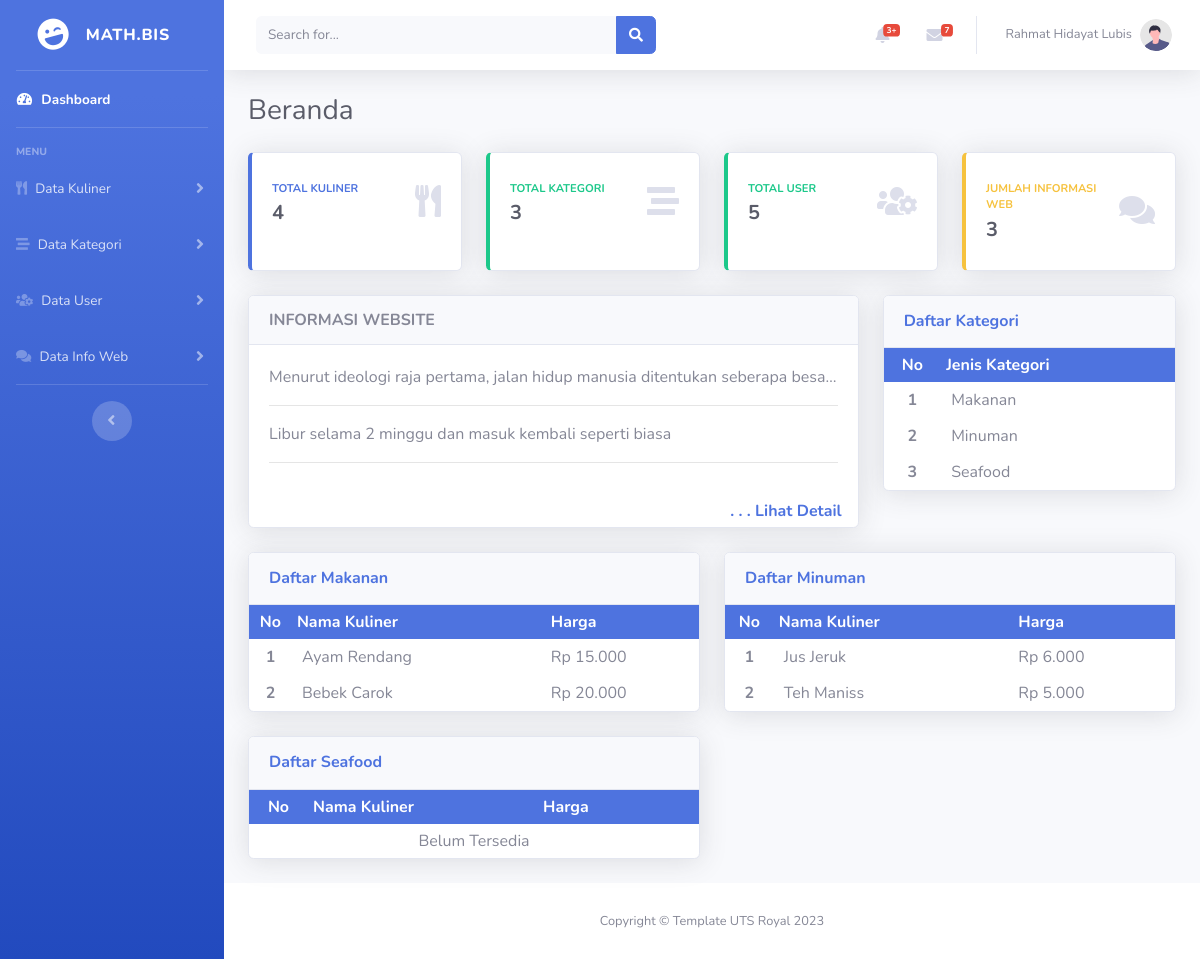
The page / on the database its author committed.
### tables this page shows
CREATE TABLE `tabel_user` (
  `id` int(11) NOT NULL,
  `nama_user` varchar(25) NOT NULL,
  `username` varchar(25) NOT NULL,
  `password` varchar(255) NOT NULL
);

CREATE TABLE `tabel_info_web` (
  `id` int(11) NOT NULL,
  `judul` varchar(50) NOT NULL,
  `deskripsi_web` text NOT NULL,
  `waktu` datetime NOT NULL
);

CREATE TABLE `tabel_kategori` (
  `id` int(11) NOT NULL,
  `kategori` varchar(50) NOT NULL
);

CREATE TABLE `tabel_kuliner` (
  `id` int(11) NOT NULL,
  `id_kategori` int(11) NOT NULL,
  `nama` varchar(50) NOT NULL,
  `harga` int(15) NOT NULL
);

### koneksi.php (called while the page is built, shortened)
<?php
$databaseName = "db_project_akhir";
$conn = mysqli_connect("localhost", "root", "", $databaseName);
function query($query){
    global $conn;
    $result = mysqli_query($conn, $query);
    $rows = [];
    while ( $row = mysqli_fetch_assoc($result)) {
        $rows[] = $row;
    }
    return $rows;
}
function FormatRupiah($data){
    return number_format($data, 0, ',', '.');
}
?>

### Component/UserAktif.php (called while the page is built, shortened)
<?php
if ( !isset($_SESSION['aktif_user']) ){
  $user = query("SELECT * FROM tabel_user WHERE nama_user LIKE '%rahmat%'")[0];
} else {
  $uid = $_SESSION['aktif_user'];
  $user = query("SELECT * FROM tabel_user WHERE id = '$uid'")[0];
}
?>

### index.php (the view, shortened to what this page needs)
<?php
require 'koneksi.php';
$kategories = query("SELECT id AS id_kategori, kategori FROM tabel_kategori ORDER BY kategori ASC");
$users = query("SELECT * FROM tabel_user");
$infoweb = query("SELECT * FROM tabel_info_web");
$getKuliner = query("SELECT id FROM tabel_kuliner");
$jlh_kuliner = count($getKuliner);
$jlh_kategori = count($kategories);
$jlh_user = count($users);
$jlh_info = count($infoweb);
?>
<!DOCTYPE html>
<html lang="en">
<head>
  <link href="vendor/fontawesome-free/css/all.min.css" rel="stylesheet" type="text/css">
  <link href="css/sb-admin-2.min.css" rel="stylesheet">
</head>
<body id="page-top">
  <div id="wrapper">
    <ul class="navbar-nav bg-gradient-primary sidebar sidebar-dark accordion" id="accordionSidebar">
      <a class="sidebar-brand d-flex align-items-center justify-content-center" href="#">
        <div class="sidebar-brand-icon rotate-n-15">
          <i class="fas fa-laugh-wink"></i>
        </div>
        <?php include './Component/UserAktif.php'; ?>
        <div class="sidebar-brand-text mx-3 text-truncate"><?= $user["username"] ?></div>
      </a>
      <hr class=" sidebar-divider my-0">
      <li class="nav-item active">
        <a class="nav-link" href="index.php">
          <i class="fas fa-fw fa-tachometer-alt"></i>
          <span>Dashboard</span></a>
      </li>
      <hr class="sidebar-divider">
      <div class="sidebar-heading">
        Menu
      </div>
      <li class="nav-item">
        <a class="nav-link collapsed" href="#" data-toggle="collapse" data-target="#collapseTwo" aria-expanded="true"
          aria-controls="collapseTwo">
          <i class="fas fa-utensils"></i>
          <span>Data Kuliner</span>
        </a>
      </li>
      <li class="nav-item">
        <a class="nav-link collapsed" href="#" data-toggle="collapse" data-target="#collapseUtilities"
          aria-expanded="true" aria-controls="collapseUtilities">
          <i class="fas fa-stream"></i>
          <span>Data Kategori</span>
        </a>
      </li>
      <li class="nav-item">
        <a class="nav-link collapsed" href="#" data-toggle="collapse" data-target="#collapseUser" aria-expanded="true"
          aria-controls="collapseUser">
          <i class="fas fa-users-cog"></i>
          <span>Data User</span>
        </a>
      </li>
      <li class="nav-item">
        <a class="nav-link collapsed" href="#" data-toggle="collapse" data-target="#collapseInfoWeb"
          aria-expanded="true" aria-controls="collapseInfoWeb">
          <i class="fas fa-comments"></i>
          <span>Data Info Web</span>
        </a>
      </li>
      <hr class="sidebar-divider">
      <div class="text-center d-none d-md-inline">
        <button class="rounded-circle border-0" id="sidebarToggle"></button>
      </div>
    </ul>
    <div id="content-wrapper" class="d-flex flex-column">
      <div id="content">
        <?php include './Component/Topbar.php'; ?>
        <div class="container-fluid">
          <div class="d-sm-flex align-items-center justify-content-between mb-4">
            <h1 class="h3 mb-0 text-gray-800">Beranda</h1>
          </div>
          <div class="row">
            <div class="col-xl-3 col-md-6 mb-4">
              <div class="card border-left-primary shadow h-100 py-2">
                <div class="card-body">
                  <div class="row no-gutters align-items-center">
                    <div class="col mr-2">
                      <div class="text-xs font-weight-bold text-primary text-uppercase mb-1">
                        Total Kuliner</div>
                      <div class="h5 mb-0 font-weight-bold text-gray-800"><?= $jlh_kuliner ?></div>
                    </div>
                    <div class="col-auto">
                      <i class="fas fa-utensils fa-2x text-gray-300"></i>
                    </div>
                  </div>
                </div>
              </div>
            </div>
            <div class="col-xl-3 col-md-6 mb-4">
              <div class="card border-left-success shadow h-100 py-2">
                <div class="card-body">
                  <div class="row no-gutters align-items-center">
                    <div class="col mr-2">
                      <div class="text-xs font-weight-bold text-success text-uppercase mb-1">
                        Total Kategori</div>
                      <div class="h5 mb-0 font-weight-bold text-gray-800"><?= $jlh_kategori ?></div>
                    </div>
                    <div class="col-auto">
                      <i class="fas fa-stream fa-2x text-gray-300"></i>
                    </div>
                  </div>
                </div>
              </div>
            </div>
            <div class="col-xl-3 col-md-6 mb-4">
              <div class="card border-left-success shadow h-100 py-2">
                <div class="card-body">
                  <div class="row no-gutters align-items-center">
                    <div class="col mr-2">
                      <div class="text-xs font-weight-bold text-success text-uppercase mb-1">
                        Total User</div>
                      <div class="h5 mb-0 font-weight-bold text-gray-800"><?= $jlh_user ?></div>
                    </div>
                    <div class="col-auto">
                      <i class="fas fa-users-cog fa-2x text-gray-300"></i>
                    </div>
                  </div>
                </div>
              </div>
            </div>
            <div class="col-xl-3 col-md-6 mb-4">
              <div class="card border-left-warning shadow h-100 py-2">
                <div class="card-body">
                  <div class="row no-gutters align-items-center">
                    <div class="col mr-2">
                      <div class="text-xs font-weight-bold text-warning text-uppercase mb-1">
                        Jumlah Informasi Web</div>
                      <div class="h5 mb-0 font-weight-bold text-gray-800"><?= $jlh_info ?></div>
                    </div>
                    <div class="col-auto">
                      <i class="fas fa-comments fa-2x text-gray-300"></i>
                    </div>
                  </div>
                </div>
              </div>
            </div>
          </div>
          <div class="row">
            <div class="col-lg-8">
              <?php $ingfo = query("SELECT deskripsi_web, waktu FROM tabel_info_web ORDER BY waktu DESC LIMIT 2"); ?>
              <div class="card mb-4 shadow">
                <div class="card-header font-weight-bold">
                  INFORMASI WEBSITE
                </div>
                <div class="card-body">
                  <?php foreach($ingfo AS $infoWeb) : ?>
                  <p class="text-truncate"><?= $infoWeb["deskripsi_web"] ?></p>
                  <hr class="sidebar-divider">
                  <?php endforeach; ?>
                </div>
                <a href="list_info.php" class="ml-auto mr-3 mb-1 font-weight-bold"> . . . Lihat Detail</a>
              </div>
            </div>
            <div class="col-lg-4">
              <div class="card shadow mb-4">
                <div class="card-header py-3">
                  <h6 class="m-0 font-weight-bold text-primary">Daftar Kategori</h6>
                </div>
                <div class="card-body p-0">
                  <table cellpadding="5" width="100%">
                    <tr class="bg-primary text-white">
                      <th class="text-center">No</th>
                      <th>Jenis Kategori</th>
                    </tr>
                    <?php
                     $no = 1;
                     if($jlh_kategori == 0) : ?>
                    <tr>
                      <td colspan="5" class="text-center">Data Not Available</td>
                    </tr>
                    <?php else: ?>
                    <?php foreach( $kategories as $kategori): ?>
                    <tr>
                      <td class="text-center font-weight-bold"><?= $no ?></td>
                      <td style="padding: 6px 50px 6px 10px;"><?= $kategori["kategori"] ?></td>
                    </tr>
                    <?php $no++; ?>
                    <?php endforeach; ?>
                    <?php endif; ?>
                  </table>
                </div>
              </div>
            </div>
          </div>
          <div class="row">
            <?php foreach($kategories AS $kate) : ?>
            <?php
            $identifier = $kate['id_kategori'];
            $kuliners = query("SELECT kuliner.id AS id_kuliner, kuliner.id_kategori, kuliner.nama AS nama_kuliner, kuliner.harga AS harga_kuliner, kategori.kategori AS kategori FROM tabel_kuliner AS kuliner INNER JOIN tabel_kategori AS kategori ON kuliner.id_kategori = kategori.id WHERE kuliner.id_kategori = $identifier ORDER BY kuliner.nama ASC");
            ?>
            <div class="col-lg-6">
              <div class="card shadow mb-4">
                <div class="card-header py-3">
                  <h6 class="m-0 font-weight-bold text-primary">Daftar <?= $kate['kategori'] ?></h6>
                </div>
                <div class="card-body p-0">
                  <table cellpadding="5" width="100%">
                    <tr class="bg-primary text-white">
                      <th style="text-align: center;">No</th>
                      <th>Nama Kuliner</th>
                      <th style="padding: 0 25px 0 25px;">Harga</th>
                    </tr>
                    <?php
                    $no = 1;
                    if(count($kuliners) == 0) : ?>
                    <tr>
                      <td colspan="3" class="text-center">Belum Tersedia</td>
                    </tr>
                    <?php else: ?>
                    <?php foreach( $kuliners as $kuliner): ?>
                    <tr>
                      <td class="text-center font-weight-bold"><?= $no ?></td>
                      <td style="padding: 6px 50px 6px 10px;"><?= $kuliner["nama_kuliner"] ?></td>
                      <td style="padding: 0 25px 0 25px;">Rp
                        <?= FormatRupiah($kuliner["harga_kuliner"]) ?></td>
                    </tr>
                    <?php $no++; ?>
                    <?php endforeach; ?>
                    <?php endif; ?>
                  </table>
                </div>
              </div>
            </div>
            <?php endforeach; ?>
          </div>
        </div>
      </div>
      <?php include './Component/Footer.php'; ?>
    </div>
  </div>
</body>
</html>

### Component/Topbar.php (shortened to what this page needs)
<nav class="navbar navbar-expand navbar-light bg-white topbar mb-4 static-top shadow">
  <form class="d-none d-sm-inline-block form-inline mr-auto ml-md-3 my-2 my-md-0 mw-100 navbar-search">
    <div class="input-group">
      <input type="text" class="form-control bg-light border-0 small" placeholder="Search for..." aria-label="Search"
        aria-describedby="basic-addon2">
      <div class="input-group-append">
        <button class="btn btn-primary" type="button">
          <i class="fas fa-search fa-sm"></i>
        </button>
      </div>
    </div>
  </form>
  <ul class="navbar-nav ml-auto">
    <li class="nav-item dropdown no-arrow mx-1">
      <a class="nav-link dropdown-toggle" href="#" id="alertsDropdown" role="button" data-toggle="dropdown"
        aria-haspopup="true" aria-expanded="false">
        <i class="fas fa-bell fa-fw"></i>
        <span class="badge badge-danger badge-counter">3+</span>
      </a>
    </li>
    <li class="nav-item dropdown no-arrow mx-1">
      <a class="nav-link dropdown-toggle" href="#" id="messagesDropdown" role="button" data-toggle="dropdown"
        aria-haspopup="true" aria-expanded="false">
        <i class="fas fa-envelope fa-fw"></i>
        <span class="badge badge-danger badge-counter">7</span>
      </a>
    </li>
    <li class="nav-item dropdown no-arrow">
      <a class="nav-link dropdown-toggle" href="#" id="userDropdown" role="button" data-toggle="dropdown"
        aria-haspopup="true" aria-expanded="false">
        <span class="mr-2 d-none d-lg-inline text-gray-600 small"><?= $user["nama_user"] ?></span>
        <img class="img-profile rounded-circle" src="img/undraw_profile.svg">
      </a>
    </li>
  </ul>
</nav>

### rows shown on the page
tabel_user: username "MATH.BIS", nama_user "Rahmat Hidayat Lubis"
tabel_info_web: deskripsi_web "Menurut ideologi raja pertama, jalan hidup manusia ditentukan seberapa besa…"
tabel_info_web: deskripsi_web "Libur selama 2 minggu dan masuk kembali seperti biasa"
tabel_kategori: kategori "Makanan"
tabel_kategori: kategori "Minuman"
tabel_kategori: kategori "Seafood", shows "Belum Tersedia"
tabel_kuliner: nama "Ayam Rendang", harga "15.000"
tabel_kuliner: nama "Bebek Carok", harga "20.000"
tabel_kuliner: nama "Jus Jeruk", harga "6.000"
tabel_kuliner: nama "Teh Maniss", harga "5.000"

### other values the page prints
$jlh_kuliner "4"
$jlh_kategori "3"
$jlh_user "5"
$jlh_info "3"
